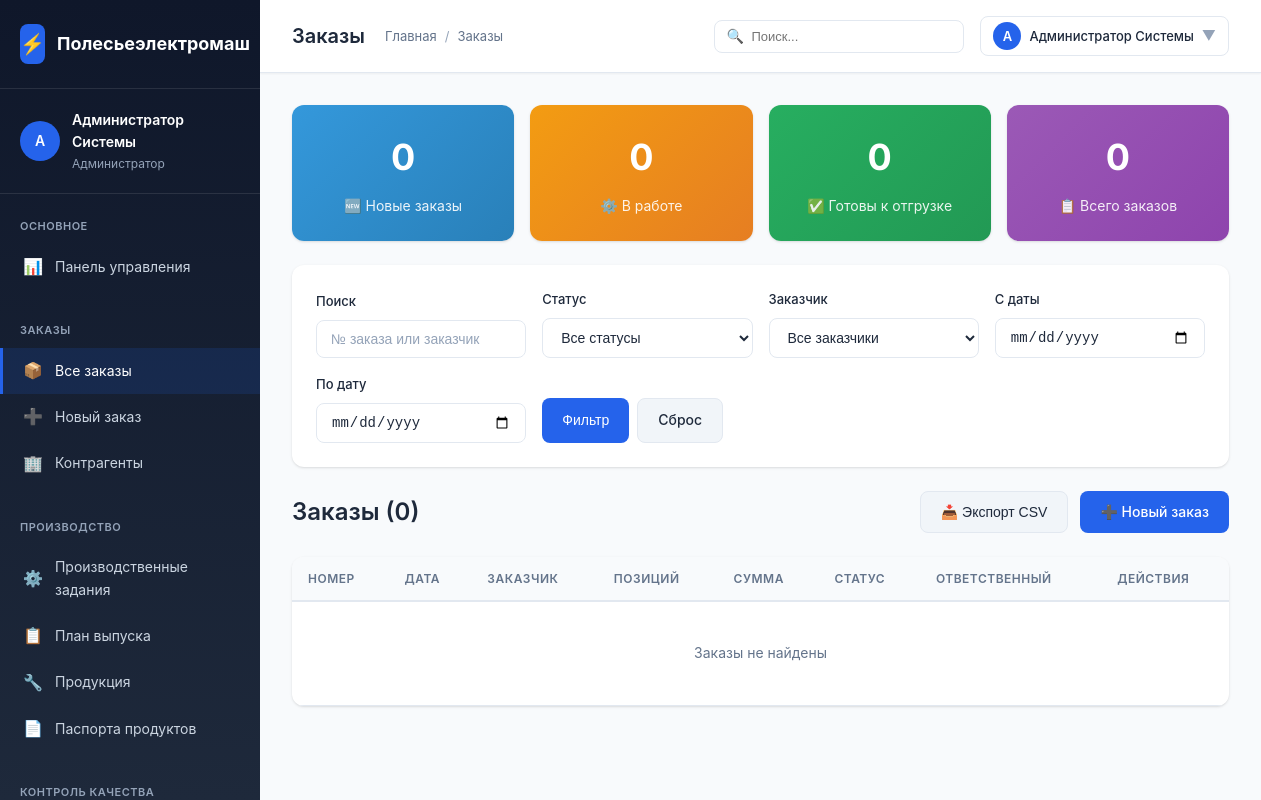
Before: /polesie/modules/orders/list.php (signed in) with the older database file.
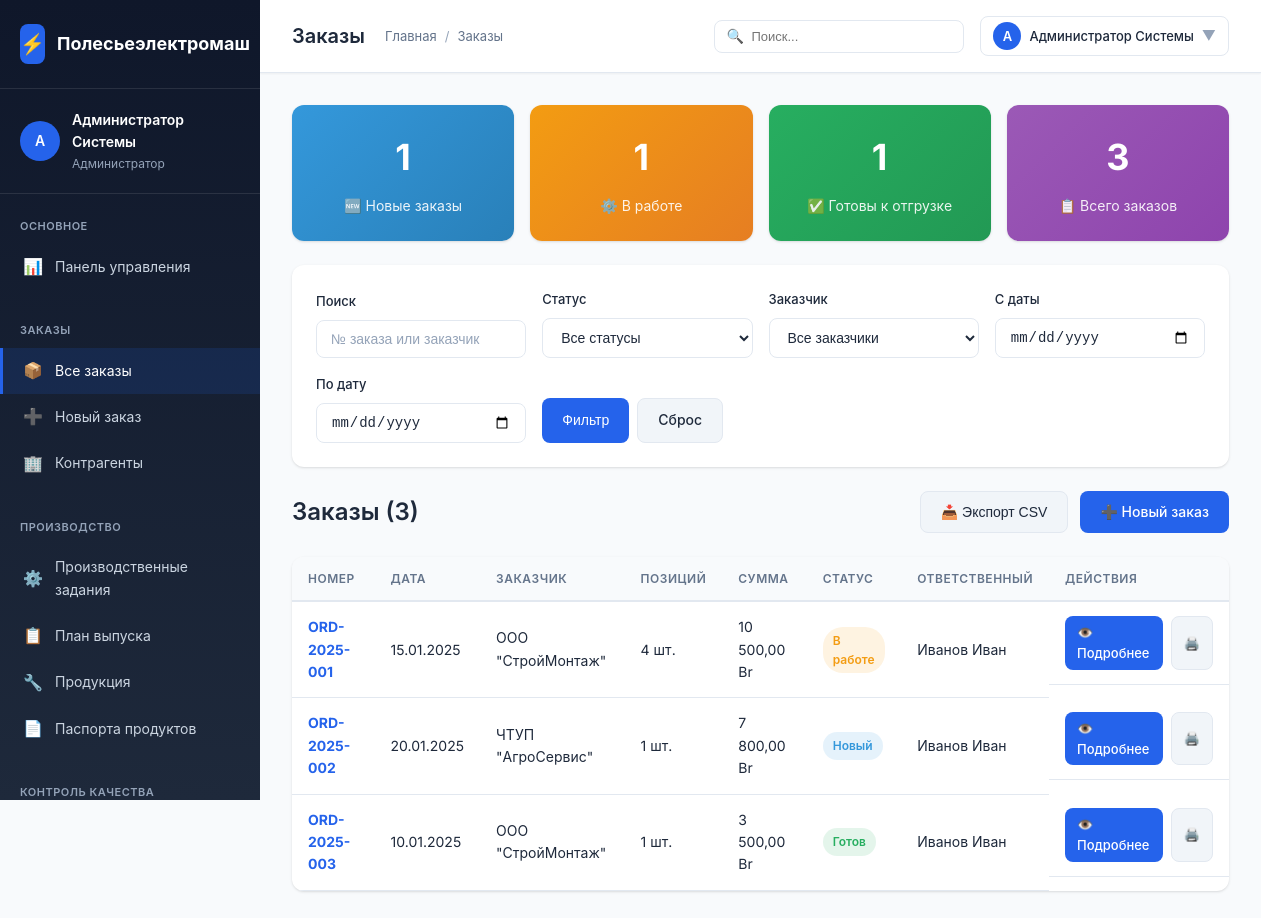
After: the same page with the newer database file.
### tables this page shows
CREATE TABLE `users` (
  `id` INT AUTO_INCREMENT PRIMARY KEY,
  `username` VARCHAR(50) NOT NULL UNIQUE,
  `password_hash` VARCHAR(255) NOT NULL,
  `full_name` VARCHAR(100) NOT NULL,
  `email` VARCHAR(100),
  `role_id` INT,
  `is_active` BOOLEAN DEFAULT TRUE,
  `created_at` TIMESTAMP DEFAULT CURRENT_TIMESTAMP,
  CONSTRAINT `fk_users_role` FOREIGN KEY (`role_id`) REFERENCES `user_roles`(`id`) ON DELETE SET NULL
);

CREATE TABLE `user_roles` (
  `id` INT AUTO_INCREMENT PRIMARY KEY,
  `name` VARCHAR(100) NOT NULL,
  `code` VARCHAR(50) NOT NULL UNIQUE,
  `description` TEXT,
  `permissions` JSON
);

CREATE TABLE `orders` (
  `id` INT AUTO_INCREMENT PRIMARY KEY,
  `order_number` VARCHAR(50) NOT NULL UNIQUE,
  `customer_id` INT,
  `responsible_user_id` INT,
  `status` ENUM('new', 'processing', 'ready', 'shipped', 'cancelled') DEFAULT 'new',
  `order_date` DATE NOT NULL,
  `delivery_date` DATE,
  `total_amount` DECIMAL(15,2),
  `notes` TEXT,
  `created_at` TIMESTAMP DEFAULT CURRENT_TIMESTAMP,
  `updated_at` TIMESTAMP DEFAULT CURRENT_TIMESTAMP ON UPDATE CURRENT_TIMESTAMP,
  CONSTRAINT `fk_order_customer` FOREIGN KEY (`customer_id`) REFERENCES `contractors`(`id`) ON DELETE SET NULL,
  CONSTRAINT `fk_order_responsible` FOREIGN KEY (`responsible_user_id`) REFERENCES `users`(`id`) ON DELETE SET NULL
);

CREATE TABLE `contractors` (
  `id` INT AUTO_INCREMENT PRIMARY KEY,
  `name` VARCHAR(200) NOT NULL,
  `inn` VARCHAR(20) UNIQUE,
  `type` ENUM('supplier', 'customer', 'both') DEFAULT 'both',
  `contact_person` VARCHAR(100),
  `phone` VARCHAR(50),
  `email` VARCHAR(100),
  `address` TEXT,
  `created_at` TIMESTAMP DEFAULT CURRENT_TIMESTAMP
);

### polesie/config/config.php (called while the page is built, shortened)
<?php
function getDbConnection() {
    static $pdo = null;
    if ($pdo === null) {
        try {
            $dsn = "mysql:host=" . DB_HOST . ";dbname=" . DB_NAME . ";charset=" . DB_CHARSET;
            $options = [
                PDO::ATTR_ERRMODE => PDO::ERRMODE_EXCEPTION,
                PDO::ATTR_DEFAULT_FETCH_MODE => PDO::FETCH_ASSOC,
                PDO::ATTR_EMULATE_PREPARES => false,
            ];
            $pdo = new PDO($dsn, DB_USER, DB_PASS, $options);
        } catch (PDOException $e) {
            die("Ошибка подключения к базе данных: " . $e->getMessage());
        }
    }
    return $pdo;
}
function e($string) {
    return htmlspecialchars($string ?? '', ENT_QUOTES, 'UTF-8');
}
function getCurrentUser() {
    static $user = null;
    if ($user === null) {
        $pdo = getDbConnection();
        $stmt = $pdo->prepare("
            SELECT u.*, r.code as role_code, r.name as role_name
            FROM users u
            JOIN user_roles r ON u.role_id = r.id
            WHERE u.id = ? AND u.is_active = TRUE
        ");
        $stmt->execute([$_SESSION['user_id']]);
        $user = $stmt->fetch();
    }
    return $user;
}
function formatDate($date, $format = 'd.m.Y') {
    $dt = new DateTime($date);
    return $dt->format($format);
}
function formatMoney($amount, $currency = 'BYN') {
    $symbols = [
        'BYN' => 'Br',
        'USD' => '$',
        'EUR' => '€',
        'RUB' => '₽'
    ];
    $symbol = $symbols[$currency] ?? $currency;
    return number_format((float)$amount, 2, ',', ' ') . ' ' . $symbol;
}
function asset($path) {
    $path = ltrim($path, '/');
    return APP_URL . '/' . $path;
}

### polesie/modules/orders/list.php (the view, shortened to what the rows shown need)
<?php
require_once __DIR__ . '/../../config/config.php';
$user = getCurrentUser();
$pdo = getDbConnection();
$search = $_GET['search'] ?? '';
$statusId = $_GET['status'] ?? '';
$contractorId = $_GET['contractor'] ?? '';
$dateFrom = $_GET['date_from'] ?? '';
$dateTo = $_GET['date_to'] ?? '';
$sql = "
    SELECT o.*, c.name as contractor_name,
           CASE o.status
               WHEN 'new' THEN 'Новый'
               WHEN 'processing' THEN 'В работе'
               WHEN 'ready' THEN 'Готов'
               WHEN 'shipped' THEN 'Отгружен'
               WHEN 'cancelled' THEN 'Отменен'
               ELSE o.status
           END as status_name,
           CASE o.status
               WHEN 'new' THEN '#3498db'
               WHEN 'processing' THEN '#f39c12'
               WHEN 'ready' THEN '#27ae60'
               WHEN 'shipped' THEN '#9b59b6'
               WHEN 'cancelled' THEN '#e74c3c'
               ELSE '#95a5a6'
           END as status_color,
           u.full_name as responsible_name,
           COUNT(oi.id) as items_count
    FROM orders o
    JOIN contractors c ON o.customer_id = c.id
    LEFT JOIN users u ON o.responsible_user_id = u.id
    LEFT JOIN order_items oi ON o.id = oi.order_id
    WHERE 1=1
";
$params = [];
$sql .= " GROUP BY o.id ORDER BY o.created_at DESC";
$page = max(1, (int)($_GET['page'] ?? 1));
$perPage = 20;
$offset = ($page - 1) * $perPage;
$countSql = "SELECT COUNT(DISTINCT o.id) FROM orders o
             JOIN contractors c ON o.customer_id = c.id
             WHERE 1=1" .
             ($search ? " AND (o.order_number LIKE ? OR c.name LIKE ?)" : "") .
             ($statusId ? " AND o.status = ?" : "") .
             ($contractorId ? " AND o.customer_id = ?" : "") .
             ($dateFrom ? " AND o.order_date >= ?" : "") .
             ($dateTo ? " AND o.order_date <= ?" : "");
$stmt = $pdo->prepare($countSql);
$stmt->execute($params);
$totalRecords = $stmt->fetchColumn();
$sql .= " LIMIT $offset, $perPage";
$stmt = $pdo->prepare($sql);
$stmt->execute($params);
$orders = $stmt->fetchAll();
$pageTitle = 'Заказы';
?>
<!DOCTYPE html>
<html lang="ru">
<head>
    <link rel="stylesheet" href="<?= asset('assets/css/style.css') ?>">
</head>
<body>
    <div class="app-container">
        <?php require_once BASE_PATH . '/includes/sidebar.php'; ?>
        <div class="main-content">
            <?php require_once BASE_PATH . '/includes/topbar.php'; ?>
            <div class="content-area">
                <div style="display: flex; justify-content: space-between; align-items: center; margin-bottom: 24px;">
                    <h2 style="font-size: 24px; font-weight: 600;">Заказы (<?= $totalRecords ?>)</h2>
                </div>
                <div class="card">
                    <div class="card-body" style="padding: 0;">
                        <div class="table-responsive">
                            <table class="table" id="ordersTable">
                                <thead>
                                    <tr>
                                        <th>Номер</th>
                                        <th>Дата</th>
                                        <th>Заказчик</th>
                                        <th>Позиций</th>
                                        <th>Сумма</th>
                                        <th>Статус</th>
                                        <th>Ответственный</th>
                                        <th>Действия</th>
                                    </tr>
                                </thead>
                                <tbody>
                                    <?php if (empty($orders)): ?>
                                    <tr>
                                        <td colspan="8" style="text-align: center; padding: 40px; color: var(--text-secondary);">
                                            Заказы не найдены
                                        </td>
                                    </tr>
                                    <?php else: ?>
                                        <?php foreach ($orders as $order): ?>
                                        <tr>
                                            <td>
                                                <strong><a href="view.php?id=<?= $order['id'] ?>" style="color: var(--primary-color);"><?= e($order['order_number']) ?></a></strong>
                                            </td>
                                            <td><?= formatDate($order['order_date']) ?></td>
                                            <td><?= e($order['contractor_name']) ?></td>
                                            <td><?= $order['items_count'] ?> шт.</td>
                                            <td><?= formatMoney($order['total_amount']) ?></td>
                                            <td>
                                                <span class="badge" style="background: <?= e($order['status_color']) ?>20; color: <?= e($order['status_color']) ?>">
                                                    <?= e($order['status_name']) ?>
                                                </span>
                                            </td>
                                            <td><?= e($order['responsible_name'] ?? '—') ?></td>
                                            <td class="table-actions">
                                                <a href="view.php?id=<?= $order['id'] ?>" class="btn btn-sm btn-primary" title="Просмотр">👁️ Подробнее</a>
                                                <a href="print.php?id=<?= $order['id'] ?>" class="btn btn-sm btn-secondary" title="Печать" target="_blank">🖨️</a>
                                            </td>
                                        </tr>
                                        <?php endforeach; ?>
                                    <?php endif; ?>
                                </tbody>
                            </table>
                        </div>
                    </div>
                </div>
            </div>
        </div>
    </div>
</body>
</html>

### polesie/includes/sidebar.php (shortened to what the rows shown need)
<div class="sidebar">
    <div class="sidebar-user">
        <div class="sidebar-user-info">
            <div class="sidebar-user-avatar">
                <?= mb_substr($user['full_name'], 0, 1) ?>
            </div>
            <div class="sidebar-user-details">
                <div class="sidebar-user-name"><?= e($user['full_name']) ?></div>
                <div class="sidebar-user-role"><?= e($user['role_name']) ?></div>
            </div>
        </div>
    </div>
</div>

### polesie/includes/topbar.php (shortened to what the rows shown need)
<div class="topbar">
    <div class="topbar-left">
        <h1 class="topbar-title"><?= e($pageTitle) ?></h1>
    </div>
    <div class="topbar-right">
        <div style="position: relative;">
            <div class="topbar-action" onclick="toggleProfileMenu()" style="width: auto; padding: 8px 12px; gap: 8px;">
                <div style="width: 28px; height: 28px; background: var(--primary-color); border-radius: 50%; display: flex; align-items: center; justify-content: center; color: white; font-size: 13px; font-weight: 600;">
                    <?= mb_substr($user['full_name'], 0, 1) ?>
                </div>
                <span style="font-size: 13px; font-weight: 500;"><?= e($user['full_name']) ?></span>
                <span style="color: var(--text-muted);">▼</span>
            </div>
        </div>
    </div>
</div>

Changed rows visible on the page:
added orders: order_number "ORD-2025-001", order_date "15.01.2025", customer.name "ООО \"СтройМонтаж\"", items_count "4", total_amount "10 500,00 Br", status_name "В работе", responsible_user.full_name "Иванов Иван"
added orders: order_number "ORD-2025-002", order_date "20.01.2025", customer.name "ЧТУП \"АгроСервис\"", items_count "1", total_amount "7 800,00 Br", status_name "Новый", responsible_user.full_name "Иванов Иван"
added orders: order_number "ORD-2025-003", order_date "10.01.2025", customer.name "ООО \"СтройМонтаж\"", items_count "1", total_amount "3 500,00 Br", status_name "Готов", responsible_user.full_name "Иванов Иван"
Other visible differences:
$newOrdersCount: "0" → "1"
$inWorkCount: "0" → "1"
$readyCount: "0" → "1"
$totalRecords: "0" → "3"
text no longer shown: "Заказы не найдены"
